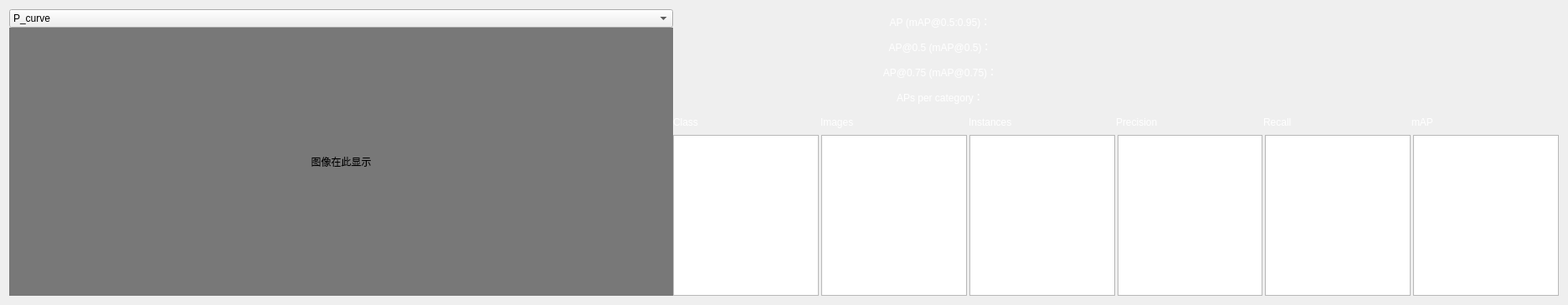
      <widget class="QWidget" name="tab_2">
       <attribute name="title">
        <string>性能指标</string>
       </attribute>
       <layout class="QVBoxLayout" name="verticalLayout_4">
        <item>
         <layout class="QHBoxLayout" name="horizontalLayout_5" stretch="3,4">
          <property name="spacing">
           <number>0</number>
          </property>
          <property name="rightMargin">
           <number>0</number>
          </property>
          <item>
           <layout class="QVBoxLayout" name="verticalLayout_8">
            <item>
             <widget class="QComboBox" name="comboBox_2">
              <property name="sizePolicy">
               <sizepolicy hsizetype="Preferred" vsizetype="Fixed">
                <horstretch>0</horstretch>
                <verstretch>0</verstretch>
               </sizepolicy>
              </property>
              <property name="whatsThis">
               <string>&lt;html&gt;&lt;head/&gt;&lt;body&gt;&lt;p&gt;&lt;br/&gt;&lt;/p&gt;&lt;/body&gt;&lt;/html&gt;</string>
              </property>
              <property name="styleSheet">
               <string notr="true"/>
              </property>
              <property name="currentIndex">
               <number>0</number>
              </property>
              <item>
               <property name="text">
                <string>P_curve</string>
               </property>
              </item>
              <item>
               <property name="text">
                <string>R_curve</string>
               </property>
              </item>
              <item>
               <property name="text">
                <string>PR_curve</string>
               </property>
              </item>
              <item>
               <property name="text">
                <string>F1_curve</string>
               </property>
              </item>
             </widget>
            </item>
            <item>
             <widget class="QLabel" name="label">
              <property name="sizePolicy">
               <sizepolicy hsizetype="Expanding" vsizetype="Expanding">
                <horstretch>0</horstretch>
                <verstretch>0</verstretch>
               </sizepolicy>
              </property>
              <property name="minimumSize">
               <size>
                <width>300</width>
                <height>0</height>
               </size>
              </property>
              <property name="styleSheet">
               <string notr="true">background-color: rgb(120, 120, 120);</string>
              </property>
              <property name="text">
               <string>图像在此显示</string>
              </property>
              <property name="alignment">
               <set>Qt::AlignCenter</set>
              </property>
             </widget>
            </item>
           </layout>
          </item>
          <item>
           <layout class="QVBoxLayout" name="verticalLayout_2" stretch="3,7">
            <property name="spacing">
             <number>0</number>
            </property>
            <property name="topMargin">
             <number>0</number>
            </property>
            <property name="bottomMargin">
             <number>0</number>
            </property>
            <item>
             <layout class="QVBoxLayout" name="verticalLayout_6" stretch="1,1,1,1">
              <property name="spacing">
               <number>0</number>
              </property>
              <property name="bottomMargin">
               <number>0</number>
              </property>
              <item>
               <layout class="QHBoxLayout" name="horizontalLayout_9">
                <property name="spacing">
                 <number>0</number>
                </property>
                <property name="rightMargin">
                 <number>0</number>
                </property>
                <item>
                 <spacer name="horizontalSpacer_3">
                  <property name="orientation">
                   <enum>Qt::Horizontal</enum>
                  </property>
                  <property name="sizeHint" stdset="0">
                   <size>
                    <width>40</width>
                    <height>20</height>
                   </size>
                  </property>
                 </spacer>
                </item>
                <item>
                 <widget class="QLabel" name="label_8">
                  <property name="sizePolicy">
                   <sizepolicy hsizetype="Minimum" vsizetype="Minimum">
                    <horstretch>0</horstretch>
                    <verstretch>0</verstretch>
                   </sizepolicy>
                  </property>
                  <property name="minimumSize">
                   <size>
                    <width>200</width>
                    <height>30</height>
                   </size>
                  </property>
                  <property name="styleSheet">
                   <string notr="true">color: rgb(255, 255, 255);</string>
                  </property>
                  <property name="text">
                   <string>AP (mAP@0.5:0.95)：</string>
                  </property>
                  <property name="alignment">
                   <set>Qt::AlignCenter</set>
                  </property>
                 </widget>
                </item>
                <item>
                 <spacer name="horizontalSpacer_4">
                  <property name="orientation">
                   <enum>Qt::Horizontal</enum>
                  </property>
                  <property name="sizeHint" stdset="0">
                   <size>
                    <width>40</width>
                    <height>20</height>
                   </size>
                  </property>
                 </spacer>
                </item>
                <item>
                 <widget class="QLabel" name="APLabel">
                  <property name="minimumSize">
                   <size>
                    <width>200</width>
                    <height>30</height>
                   </size>
                  </property>
                  <property name="text">
                   <string/>
                  </property>
                 </widget>
                </item>
                <item>
                 <spacer name="horizontalSpacer_5">
                  <property name="orientation">
                   <enum>Qt::Horizontal</enum>
                  </property>
                  <property name="sizeHint" stdset="0">
                   <size>
                    <width>40</width>
                    <height>20</height>
                   </size>
                  </property>
                 </spacer>
                </item>
               </layout>
              </item>
              <item>
               <layout class="QHBoxLayout" name="horizontalLayout_10">
                <property name="spacing">
                 <number>0</number>
                </property>
                <property name="rightMargin">
                 <number>0</number>
                </property>
                <item>
                 <spacer name="horizontalSpacer_6">
                  <property name="orientation">
                   <enum>Qt::Horizontal</enum>
                  </property>
                  <property name="sizeHint" stdset="0">
                   <size>
                    <width>40</width>
                    <height>20</height>
                   </size>
                  </property>
                 </spacer>
                </item>
                <item>
                 <widget class="QLabel" name="label_11">
                  <property name="sizePolicy">
                   <sizepolicy hsizetype="Minimum" vsizetype="Minimum">
                    <horstretch>0</horstretch>
                    <verstretch>0</verstretch>
                   </sizepolicy>
                  </property>
                  <property name="minimumSize">
                   <size>
                    <width>200</width>
                    <height>30</height>
                   </size>
                  </property>
                  <property name="styleSheet">
                   <string notr="true">color: rgb(255, 255, 255);</string>
                  </property>
                  <property name="text">
                   <string>AP@0.5 (mAP@0.5)：</string>
                  </property>
                  <property name="alignment">
                   <set>Qt::AlignCenter</set>
                  </property>
                 </widget>
                </item>
                <item>
                 <spacer name="horizontalSpacer_8">
                  <property name="orientation">
                   <enum>Qt::Horizontal</enum>
                  </property>
                  <property name="sizeHint" stdset="0">
                   <size>
                    <width>40</width>
                    <height>20</height>
                   </size>
                  </property>
                 </spacer>
                </item>
                <item>
                 <widget class="QLabel" name="APLabel2">
                  <property name="minimumSize">
                   <size>
                    <width>200</width>
                    <height>30</height>
                   </size>
                  </property>
                  <property name="text">
                   <string/>
                  </property>
                 </widget>
                </item>
                <item>
                 <spacer name="horizontalSpacer_7">
                  <property name="orientation">
                   <enum>Qt::Horizontal</enum>
                  </property>
                  <property name="sizeHint" stdset="0">
                   <size>
                    <width>40</width>
                    <height>20</height>
                   </size>
                  </property>
                 </spacer>
                </item>
               </layout>
              </item>
              <item>
               <layout class="QHBoxLayout" name="horizontalLayout_12">
                <property name="spacing">
                 <number>0</number>
                </property>
                <property name="rightMargin">
                 <number>0</number>
                </property>
                <item>
                 <spacer name="horizontalSpacer_9">
                  <property name="orientation">
                   <enum>Qt::Horizontal</enum>
                  </property>
                  <property name="sizeHint" stdset="0">
                   <size>
                    <width>40</width>
                    <height>20</height>
                   </size>
                  </property>
                 </spacer>
                </item>
                <item>
                 <widget class="QLabel" name="label_12">
                  <property name="sizePolicy">
                   <sizepolicy hsizetype="Minimum" vsizetype="Minimum">
                    <horstretch>0</horstretch>
                    <verstretch>0</verstretch>
                   </sizepolicy>
                  </property>
                  <property name="minimumSize">
                   <size>
                    <width>200</width>
                    <height>30</height>
                   </size>
                  </property>
                  <property name="styleSheet">
                   <string notr="true">color: rgb(255, 255, 255);</string>
                  </property>
                  <property name="text">
                   <string>AP@0.75 (mAP@0.75)：</string>
                  </property>
                  <property name="alignment">
                   <set>Qt::AlignCenter</set>
                  </property>
                 </widget>
                </item>
                <item>
                 <spacer name="horizontalSpacer_10">
                  <property name="orientation">
                   <enum>Qt::Horizontal</enum>
                  </property>
                  <property name="sizeHint" stdset="0">
                   <size>
                    <width>40</width>
                    <height>20</height>
                   </size>
                  </property>
                 </spacer>
                </item>
                <item>
                 <widget class="QLabel" name="APLabel3">
                  <property name="minimumSize">
                   <size>
                    <width>200</width>
                    <height>30</height>
                   </size>
                  </property>
                  <property name="text">
                   <string/>
                  </property>
                 </widget>
                </item>
                <item>
                 <spacer name="horizontalSpacer_11">
                  <property name="orientation">
                   <enum>Qt::Horizontal</enum>
                  </property>
                  <property name="sizeHint" stdset="0">
                   <size>
                    <width>40</width>
                    <height>20</height>
                   </size>
                  </property>
                 </spacer>
                </item>
               </layout>
              </item>
              <item>
               <layout class="QHBoxLayout" name="horizontalLayout_13">
                <property name="spacing">
                 <number>0</number>
                </property>
                <property name="rightMargin">
                 <number>0</number>
                </property>
                <item>
                 <spacer name="horizontalSpacer_12">
                  <property name="orientation">
                   <enum>Qt::Horizontal</enum>
                  </property>
                  <property name="sizeHint" stdset="0">
                   <size>
                    <width>40</width>
                    <height>20</height>
                   </size>
                  </property>
                 </spacer>
                </item>
                <item>
                 <widget class="QLabel" name="label_13">
                  <property name="sizePolicy">
                   <sizepolicy hsizetype="Minimum" vsizetype="Minimum">
                    <horstretch>0</horstretch>
                    <verstretch>0</verstretch>
                   </sizepolicy>
                  </property>
                  <property name="minimumSize">
                   <size>
                    <width>200</width>
                    <height>30</height>
                   </size>
                  </property>
                  <property name="styleSheet">
                   <string notr="true">color: rgb(255, 255, 255);</string>
                  </property>
                  <property name="text">
                   <string>APs per category：</string>
                  </property>
                  <property name="alignment">
                   <set>Qt::AlignCenter</set>
                  </property>
                 </widget>
                </item>
                <item>
                 <spacer name="horizontalSpacer_14">
                  <property name="orientation">
                   <enum>Qt::Horizontal</enum>
                  </property>
                  <property name="sizeHint" stdset="0">
                   <size>
                    <width>40</width>
                    <height>20</height>
                   </size>
                  </property>
                 </spacer>
                </item>
                <item>
                 <widget class="QLabel" name="APLabel4">
                  <property name="minimumSize">
                   <size>
                    <width>200</width>
                    <height>30</height>
                   </size>
                  </property>
                  <property name="text">
                   <string/>
                  </property>
                 </widget>
                </item>
                <item>
                 <spacer name="horizontalSpacer_13">
                  <property name="orientation">
                   <enum>Qt::Horizontal</enum>
                  </property>
                  <property name="sizeHint" stdset="0">
                   <size>
                    <width>40</width>
                    <height>20</height>
                   </size>
                  </property>
                 </spacer>
                </item>
               </layout>
              </item>
             </layout>
            </item>
            <item>
             <layout class="QVBoxLayout" name="verticalLayout_9" stretch="0,0">
              <property name="spacing">
               <number>0</number>
              </property>
              <property name="topMargin">
               <number>0</number>
              </property>
              <property name="bottomMargin">
               <number>0</number>
              </property>
              <item>
               <layout class="QHBoxLayout" name="horizontalLayout_6">
                <item>
                 <widget class="QLabel" name="label_14">
                  <property name="palette">
                   <palette>
                    <active>
                     <colorrole role="WindowText">
                      <brush brushstyle="SolidPattern">
                       <color alpha="255">
                        <red>255</red>
                        <green>255</green>
                        <blue>255</blue>
                       </color>
                      </brush>
                     </colorrole>
                     <colorrole role="Button">
                      <brush brushstyle="SolidPattern">
                       <color alpha="255">
                        <red>150</red>
                        <green>150</green>
                        <blue>150</blue>
                       </color>
                      </brush>
                     </colorrole>
                     <colorrole role="Text">
                      <brush brushstyle="SolidPattern">
                       <color alpha="255">
                        <red>255</red>
                        <green>255</green>
                        <blue>255</blue>
                       </color>
                      </brush>
                     </colorrole>
                     <colorrole role="ButtonText">
                      <brush brushstyle="SolidPattern">
                       <color alpha="255">
                        <red>255</red>
                        <green>255</green>
                        <blue>255</blue>
                       </color>
                      </brush>
                     </colorrole>
                     <colorrole role="Base">
                      <brush brushstyle="SolidPattern">
                       <color alpha="255">
                        <red>150</red>
                        <green>150</green>
                        <blue>150</blue>
                       </color>
                      </brush>
                     </colorrole>
                     <colorrole role="Window">
                      <brush brushstyle="SolidPattern">
                       <color alpha="255">
                        <red>150</red>
                        <green>150</green>
                        <blue>150</blue>
                       </color>
                      </brush>
                     </colorrole>
                     <colorrole role="PlaceholderText">
                      <brush brushstyle="NoBrush">
                       <color alpha="128">
                        <red>255</red>
                        <green>255</green>
                        <blue>255</blue>
                       </color>
                      </brush>
                     </colorrole>
                    </active>
                    <inactive>
                     <colorrole role="WindowText">
                      <brush brushstyle="SolidPattern">
                       <color alpha="255">
                        <red>255</red>
                        <green>255</green>
                        <blue>255</blue>
                       </color>
                      </brush>
                     </colorrole>
                     <colorrole role="Button">
                      <brush brushstyle="SolidPattern">
                       <color alpha="255">
                        <red>150</red>
                        <green>150</green>
                        <blue>150</blue>
                       </color>
                      </brush>
                     </colorrole>
                     <colorrole role="Text">
                      <brush brushstyle="SolidPattern">
                       <color alpha="255">
                        <red>255</red>
                        <green>255</green>
                        <blue>255</blue>
                       </color>
                      </brush>
                     </colorrole>
                     <colorrole role="ButtonText">
                      <brush brushstyle="SolidPattern">
                       <color alpha="255">
                        <red>255</red>
                        <green>255</green>
                        <blue>255</blue>
                       </color>
                      </brush>
                     </colorrole>
                     <colorrole role="Base">
                      <brush brushstyle="SolidPattern">
                       <color alpha="255">
                        <red>150</red>
                        <green>150</green>
                        <blue>150</blue>
                       </color>
                      </brush>
                     </colorrole>
                     <colorrole role="Window">
                      <brush brushstyle="SolidPattern">
                       <color alpha="255">
                        <red>150</red>
                        <green>150</green>
                        <blue>150</blue>
                       </color>
                      </brush>
                     </colorrole>
                     <colorrole role="PlaceholderText">
                      <brush brushstyle="NoBrush">
                       <color alpha="128">
                        <red>255</red>
                        <green>255</green>
                        <blue>255</blue>
                       </color>
                      </brush>
                     </colorrole>
                    </inactive>
                    <disabled>
                     <colorrole role="WindowText">
                      <brush brushstyle="SolidPattern">
                       <color alpha="255">
                        <red>255</red>
                        <green>255</green>
                        <blue>255</blue>
                       </color>
                      </brush>
                     </colorrole>
                     <colorrole role="Button">
                      <brush brushstyle="SolidPattern">
                       <color alpha="255">
                        <red>150</red>
                        <green>150</green>
                        <blue>150</blue>
                       </color>
                      </brush>
                     </colorrole>
                     <colorrole role="Text">
                      <brush brushstyle="SolidPattern">
                       <color alpha="255">
                        <red>255</red>
                        <green>255</green>
                        <blue>255</blue>
                       </color>
                      </brush>
                     </colorrole>
                     <colorrole role="ButtonText">
                      <brush brushstyle="SolidPattern">
                       <color alpha="255">
                        <red>255</red>
                        <green>255</green>
                        <blue>255</blue>
                       </color>
                      </brush>
                     </colorrole>
                     <colorrole role="Base">
                      <brush brushstyle="SolidPattern">
                       <color alpha="255">
                        <red>150</red>
                        <green>150</green>
                        <blue>150</blue>
                       </color>
                      </brush>
                     </colorrole>
                     <colorrole role="Window">
                      <brush brushstyle="SolidPattern">
                       <color alpha="255">
                        <red>150</red>
                        <green>150</green>
                        <blue>150</blue>
                       </color>
                      </brush>
                     </colorrole>
                     <colorrole role="PlaceholderText">
                      <brush brushstyle="NoBrush">
                       <color alpha="128">
                        <red>255</red>
                        <green>255</green>
                        <blue>255</blue>
                       </color>
                      </brush>
                     </colorrole>
                    </disabled>
                   </palette>
                  </property>
                  <property name="styleSheet">
                   <string notr="true">color: rgb(255, 255, 255);</string>
                  </property>
                  <property name="text">
                   <string>Class</string>
                  </property>
                 </widget>
                </item>
                <item>
                 <widget class="QLabel" name="label_10">
                  <property name="minimumSize">
                   <size>
                    <width>0</width>
                    <height>30</height>
                   </size>
                  </property>
                  <property name="styleSheet">
                   <string notr="true">color: rgb(255, 255, 255);</string>
                  </property>
                  <property name="text">
                   <string>Images</string>
                  </property>
                 </widget>
                </item>
                <item>
                 <widget class="QLabel" name="label_9">
                  <property name="styleSheet">
                   <string notr="true">color: rgb(255, 255, 255);</string>
                  </property>
                  <property name="text">
                   <string>Instances</string>
                  </property>
                 </widget>
                </item>
                <item>
                 <widget class="QLabel" name="label_7">
                  <property name="styleSheet">
                   <string notr="true">color: rgb(255, 255, 255);</string>
                  </property>
                  <property name="text">
                   <string>Precision</string>
                  </property>
                 </widget>
                </item>
                <item>
                 <widget class="QLabel" name="label_3">
                  <property name="styleSheet">
                   <string notr="true">color: rgb(255, 255, 255);</string>
                  </property>
                  <property name="text">
                   <string>Recall</string>
                  </property>
                 </widget>
                </item>
                <item>
                 <widget class="QLabel" name="label_2">
                  <property name="styleSheet">
                   <string notr="true">color: rgb(255, 255, 255);</string>
                  </property>
                  <property name="text">
                   <string>mAP</string>
                  </property>
                 </widget>
                </item>
               </layout>
              </item>
              <item>
               <layout class="QHBoxLayout" name="horizontalLayout_7">
                <property name="spacing">
                 <number>3</number>
                </property>
                <item>
                 <widget class="QListWidget" name="classWidget"/>
                </item>
                <item>
                 <widget class="QListWidget" name="imagesWidget"/>
                </item>
                <item>
                 <widget class="QListWidget" name="instancesWidget"/>
                </item>
                <item>
                 <widget class="QListWidget" name="percisionWiget"/>
                </item>
                <item>
                 <widget class="QListWidget" name="recallWidget"/>
                </item>
                <item>
                 <widget class="QListWidget" name="mAPWidget"/>
                </item>
               </layout>
              </item>
             </layout>
            </item>
           </layout>
          </item>
         </layout>
        </item>
       </layout>
      </widget>
